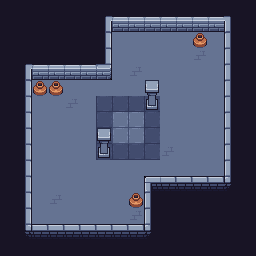

Below is a game level as drawn by its tile map, then a one-line description and the .tmx file that defines it, in full:
An orthogonal 16x16 tile map with 16x16 px tiles, 3 tile layers (base, accessories, foreground) and 5 objects.

<map version="1.10" tiledversion="1.12.0" orientation="orthogonal" renderorder="right-down" width="16" height="16" tilewidth="16" tileheight="16" infinite="0" nextlayerid="8" nextobjectid="17">
 <tileset firstgid="1" source="cryptophage-ts.tsx" />
 <layer id="1" name="base" width="16" height="16">
  <data encoding="csv">
231,231,231,231,231,231,231,231,231,231,231,231,231,231,231,231,
231,231,231,231,231,231,263,287,287,287,287,287,287,287,265,231,
231,231,231,231,231,231,232,373,373,373,373,373,373,373,237,231,
231,231,231,231,231,231,232,373,373,373,373,373,374,373,237,231,
231,263,287,287,287,287,260,373,374,373,373,373,373,373,237,231,
231,268,373,373,373,373,373,373,373,373,373,373,373,373,237,231,
231,268,373,373,374,373,372,372,372,372,373,373,373,373,237,231,
231,268,373,373,373,373,372,371,371,372,373,373,373,373,237,231,
231,268,373,373,373,373,372,371,371,372,373,373,373,373,237,231,
231,268,373,373,373,373,372,372,372,372,374,373,373,373,237,231,
231,268,373,373,373,373,373,373,373,373,373,373,373,373,237,231,
231,268,373,373,373,373,373,373,373,209,211,211,211,211,234,231,
231,268,373,374,373,373,373,373,373,237,231,231,231,231,231,231,
231,268,373,373,373,373,373,373,374,237,231,231,231,231,231,231,
231,235,211,211,211,211,211,211,211,234,231,231,231,231,231,231,
231,231,231,231,231,231,231,231,231,231,231,231,231,231,231,231
</data>
 </layer>
 <layer id="2" name="accessories" width="16" height="16">
  <data encoding="csv">
0,0,0,0,0,0,0,0,0,0,0,0,0,0,0,0,
0,0,0,0,0,0,0,0,0,0,0,0,0,0,0,0,
0,0,0,0,0,0,0,0,0,0,0,0,339,0,0,0,
0,0,0,0,0,0,0,0,0,0,0,0,0,0,0,0,
0,0,0,0,0,0,0,0,0,0,0,0,0,0,0,0,
0,0,339,339,0,0,0,0,0,0,0,0,0,0,0,0,
0,0,0,0,0,0,0,0,0,538,0,0,0,0,0,0,
0,0,0,0,0,0,0,0,0,0,0,0,0,0,0,0,
0,0,0,0,0,0,0,0,0,0,0,0,0,0,0,0,
0,0,0,0,0,0,538,0,0,0,0,0,0,0,0,0,
0,0,0,0,0,0,0,0,0,0,0,0,0,0,0,0,
0,0,0,0,0,0,0,0,0,0,0,0,0,0,0,0,
0,0,0,0,0,0,0,0,339,0,0,0,0,0,0,0,
0,0,0,0,0,0,0,0,0,0,0,0,0,0,0,0,
0,0,0,0,0,0,0,0,0,0,0,0,0,0,0,0,
0,0,0,0,0,0,0,0,0,0,0,0,0,0,0,0
</data>
 </layer>
 <objectgroup id="4" name="p-entrances-left">
  <object id="15" x="16" y="80" width="16" height="144" />
 </objectgroup>
 <objectgroup id="5" name="p-entrances-right">
  <object id="14" x="224" y="32" width="16" height="144" />
 </objectgroup>
 <objectgroup id="6" name="p-entrances-up">
  <object id="12" x="112" y="16" width="112" height="16" />
  <object id="13" x="32" y="64" width="64" height="16" />
 </objectgroup>
 <objectgroup id="7" name="p-entrances-down">
  <object id="16" x="32" y="224" width="112" height="16" />
 </objectgroup>
 <layer id="3" name="foreground" width="16" height="16">
  <data encoding="csv">
0,0,0,0,0,0,0,0,0,0,0,0,0,0,0,0,
0,0,0,0,0,0,0,0,0,0,0,0,0,0,0,0,
0,0,0,0,0,0,0,0,0,0,0,0,0,0,0,0,
0,0,0,0,0,0,0,0,0,0,0,0,0,0,0,0,
0,0,0,0,0,0,0,0,0,0,0,0,0,0,0,0,
0,0,0,0,0,0,0,0,0,510,0,0,0,0,0,0,
0,0,0,0,0,0,0,0,0,0,0,0,0,0,0,0,
0,0,0,0,0,0,0,0,0,0,0,0,0,0,0,0,
0,0,0,0,0,0,510,0,0,0,0,0,0,0,0,0,
0,0,0,0,0,0,0,0,0,0,0,0,0,0,0,0,
0,0,0,0,0,0,0,0,0,0,0,0,0,0,0,0,
0,0,0,0,0,0,0,0,0,0,0,0,0,0,0,0,
0,0,0,0,0,0,0,0,0,0,0,0,0,0,0,0,
0,0,0,0,0,0,0,0,0,0,0,0,0,0,0,0,
0,0,0,0,0,0,0,0,0,0,0,0,0,0,0,0,
0,0,0,0,0,0,0,0,0,0,0,0,0,0,0,0
</data>
 </layer>
</map>
